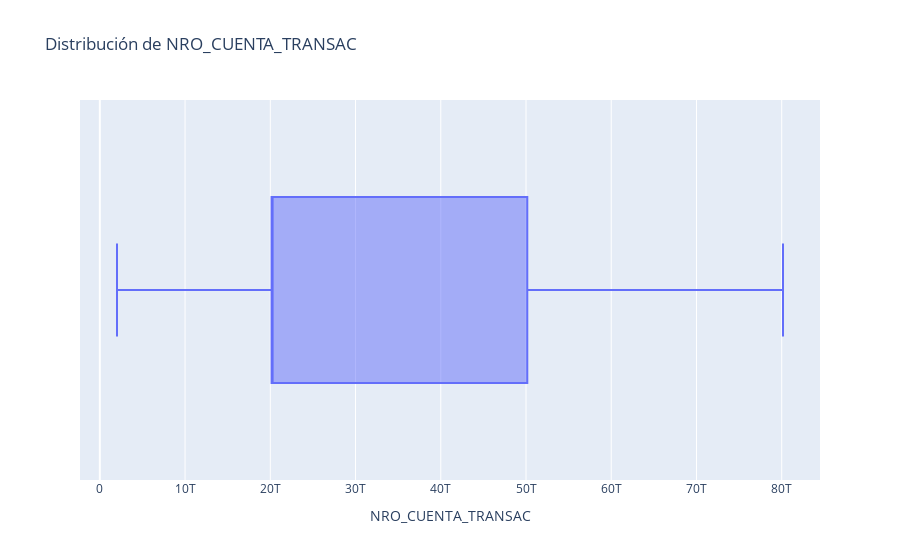
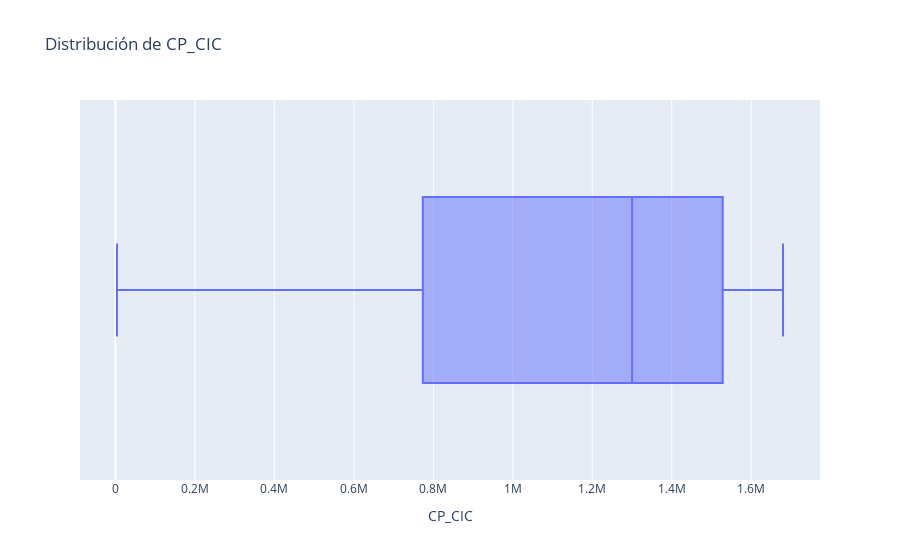
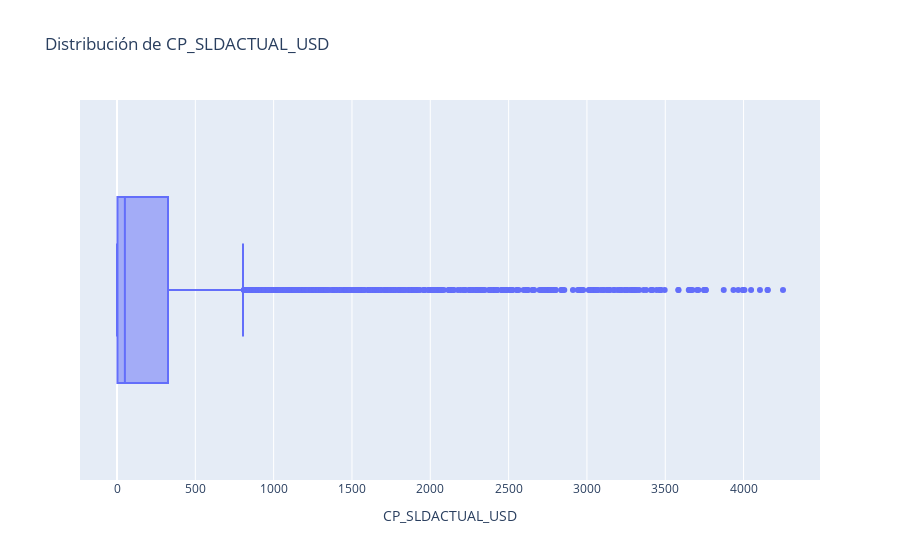
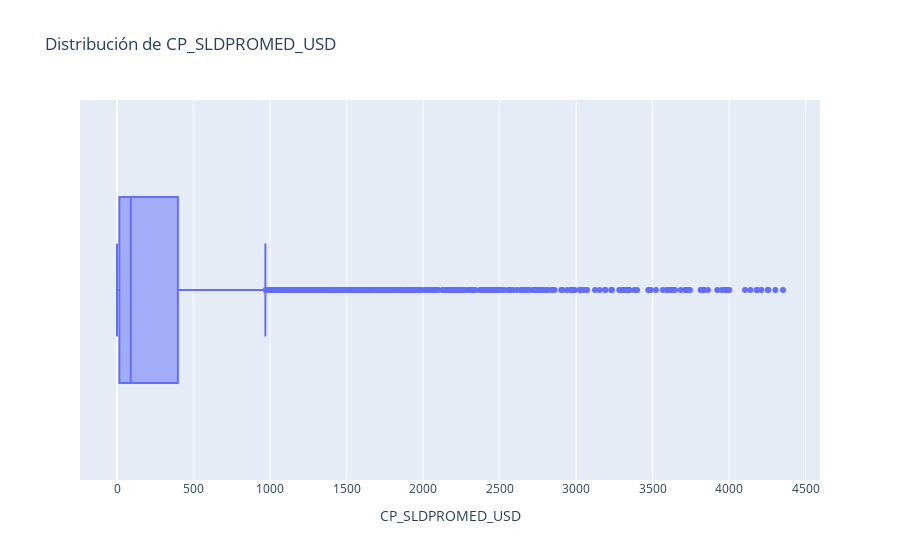

Notebook code cell kept with these figures, in order:
### Code cell
# Se identificaron outliers en diversas variables, se procedera a removerlos
def eliminar_outliers(df, columnas):
    df_filtrado = df.copy()
    for columna in columnas:
        Q1 = df[columna].quantile(0.05)
        Q3 = df[columna].quantile(0.85)
        IQR = Q3 - Q1
        limite_inferior = Q1 - 1.5 * IQR
        limite_superior = Q3 + 1.5 * IQR
        df_filtrado = df_filtrado[(df_filtrado[columna] >= limite_inferior) & (df_filtrado[columna] <= limite_superior)]
    return df_filtrado

columnas_a_filtrar = ['INGRESO_USD', 'ANTIGUEDAD_CLIENTE', 'CP_SLDACTUAL_USD', 'CP_SLDPROMED_USD']
df_filtrado = eliminar_outliers(df, columnas_a_filtrar)
crear_graficos_caja(df_filtrado)

### Figure 1 — Plotly figure (JSON) as saved in the notebook; plotly's stock layout.template omitted (floating-point values rounded to 4 significant figures; data arrays with more than 128 entries replaced by an {"elided": "..."} marker saying what was removed)
{"data": [{"alignmentgroup": "True", "hovertemplate": "NRO_CUENTA_TRANSAC=%{x}<extra></extra>", "legendgroup": "", "marker": {"color": "#636efa"}, "name": "", "notched": false, "offsetgroup": "", "orientation": "h", "showlegend": false, "type": "box", "x": {"elided": "3297 int values"}, "x0": " ", "xaxis": "x", "y0": " ", "yaxis": "y"}], "layout": {"boxmode": "group", "legend": {"tracegroupgap": 0}, "title": {"text": "Distribución de NRO_CUENTA_TRANSAC"}, "xaxis": {"anchor": "y", "domain": [0, 1], "title": {"text": "NRO_CUENTA_TRANSAC"}}, "yaxis": {"anchor": "x", "domain": [0, 1]}}}

### Figure 2 — Plotly figure (JSON) as saved in the notebook; plotly's stock layout.template omitted (floating-point values rounded to 4 significant figures; data arrays with more than 128 entries replaced by an {"elided": "..."} marker saying what was removed)
{"data": [{"alignmentgroup": "True", "hovertemplate": "CP_CIC=%{x}<extra></extra>", "legendgroup": "", "marker": {"color": "#636efa"}, "name": "", "notched": false, "offsetgroup": "", "orientation": "h", "showlegend": false, "type": "box", "x": {"elided": "3297 int values"}, "x0": " ", "xaxis": "x", "y0": " ", "yaxis": "y"}], "layout": {"boxmode": "group", "legend": {"tracegroupgap": 0}, "title": {"text": "Distribución de CP_CIC"}, "xaxis": {"anchor": "y", "domain": [0, 1], "title": {"text": "CP_CIC"}}, "yaxis": {"anchor": "x", "domain": [0, 1]}}}

### Figure 3 — Plotly figure (JSON) as saved in the notebook; plotly's stock layout.template omitted (floating-point values rounded to 4 significant figures; data arrays with more than 128 entries replaced by an {"elided": "..."} marker saying what was removed)
{"data": [{"alignmentgroup": "True", "hovertemplate": "CP_SLDACTUAL_USD=%{x}<extra></extra>", "legendgroup": "", "marker": {"color": "#636efa"}, "name": "", "notched": false, "offsetgroup": "", "orientation": "h", "showlegend": false, "type": "box", "x": {"elided": "3297 float values"}, "x0": " ", "xaxis": "x", "y0": " ", "yaxis": "y"}], "layout": {"boxmode": "group", "legend": {"tracegroupgap": 0}, "title": {"text": "Distribución de CP_SLDACTUAL_USD"}, "xaxis": {"anchor": "y", "domain": [0, 1], "title": {"text": "CP_SLDACTUAL_USD"}}, "yaxis": {"anchor": "x", "domain": [0, 1]}}}

### Figure 4 — Plotly figure (JSON) as saved in the notebook; plotly's stock layout.template omitted (floating-point values rounded to 4 significant figures; data arrays with more than 128 entries replaced by an {"elided": "..."} marker saying what was removed)
{"data": [{"alignmentgroup": "True", "hovertemplate": "CP_SLDPROMED_USD=%{x}<extra></extra>", "legendgroup": "", "marker": {"color": "#636efa"}, "name": "", "notched": false, "offsetgroup": "", "orientation": "h", "showlegend": false, "type": "box", "x": {"elided": "3297 float values"}, "x0": " ", "xaxis": "x", "y0": " ", "yaxis": "y"}], "layout": {"boxmode": "group", "legend": {"tracegroupgap": 0}, "title": {"text": "Distribución de CP_SLDPROMED_USD"}, "xaxis": {"anchor": "y", "domain": [0, 1], "title": {"text": "CP_SLDPROMED_USD"}}, "yaxis": {"anchor": "x", "domain": [0, 1]}}}
